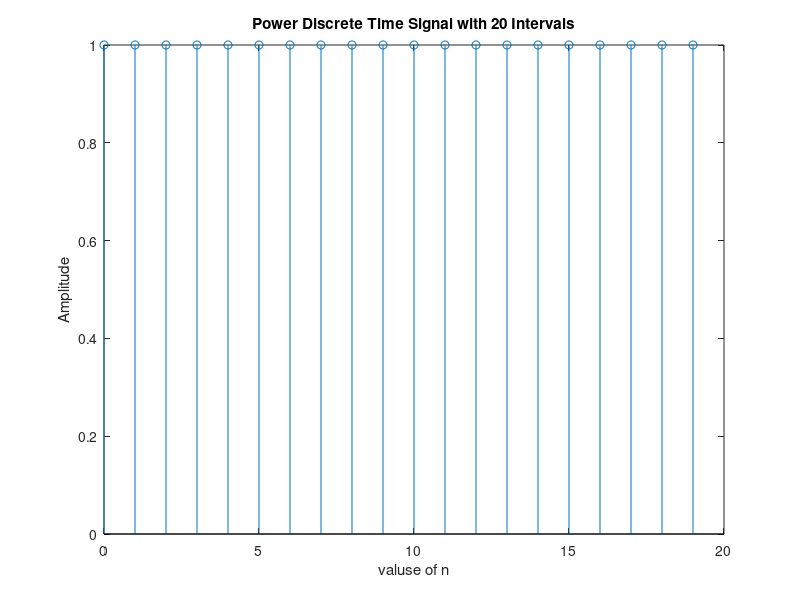

Write the MATLAB code that produced this figure.
clc;
clear all;
close all;
%Given Interval
n = 0:19;
%Given N
N = 20;
%Signal
x = cos(2*pi*n);
%Plotting the discrete Signal Using Stem
stem(n,x);
xlabel('valuse of n');
ylabel('Amplitude');
title('Power Discrete Time Signal with 20 Intervals');
%Finding Absoulte of siganl and taking square
abs = abs(x).^2;
%Finding Power
power = sum(abs)/20;
%Displaying the value of Power
disp('Power is: ');
disp(power);